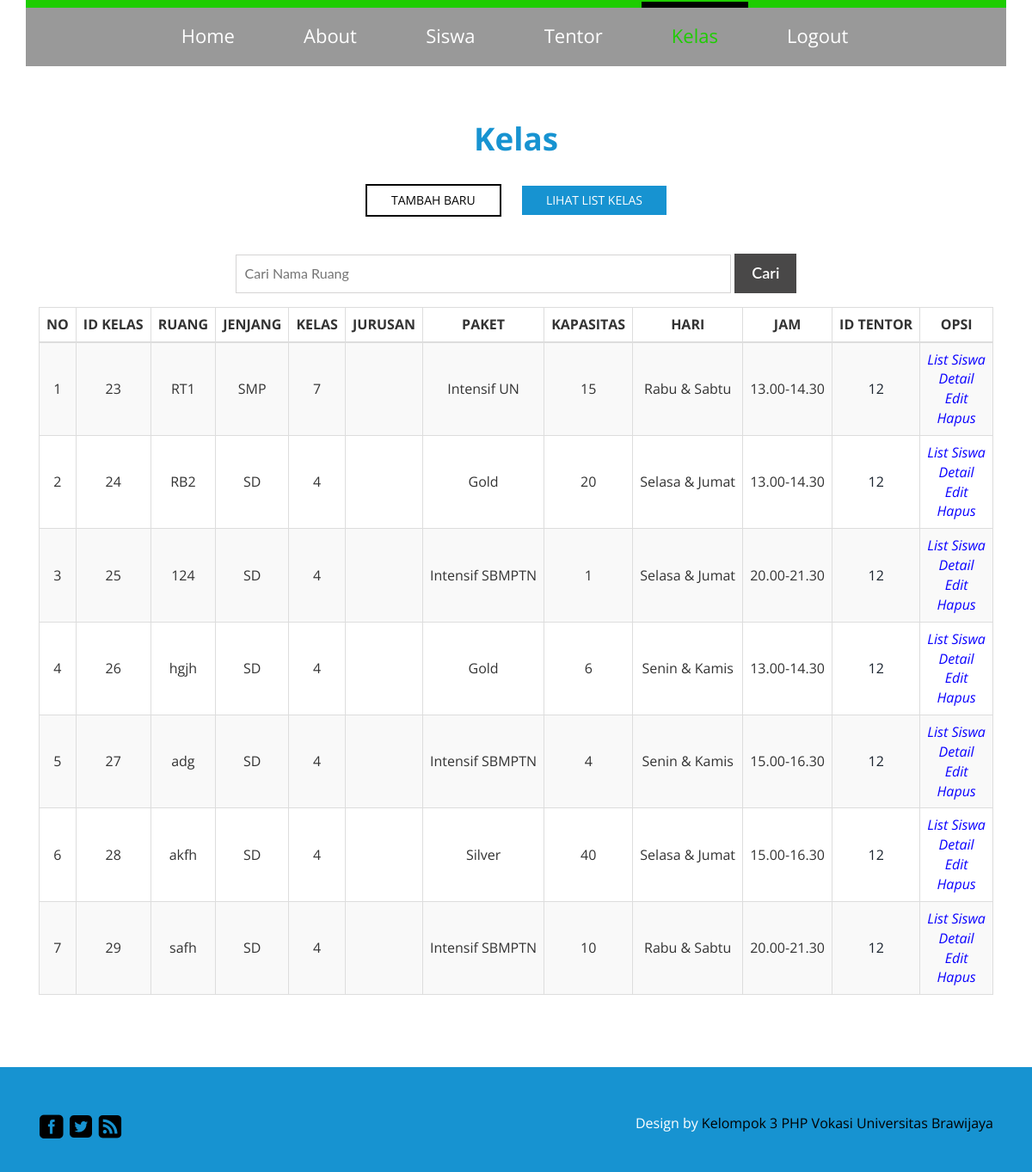
/kelas_list.php (signed in), run on the app's committed database.
### tables this page shows
CREATE TABLE IF NOT EXISTS `tb_kelas` (
  `id_kelas` int(10) NOT NULL,
  `nama_kelas` varchar(20) NOT NULL,
  `jenjang_kelas` varchar(5) NOT NULL,
  `tingkat_kelas` int(2) NOT NULL,
  `jurusan_kelas` varchar(3) DEFAULT NULL,
  `paket_kelas` varchar(15) NOT NULL,
  `kapasitas_kelas` int(2) NOT NULL,
  `hari_kelas` varchar(60) NOT NULL,
  `jam_kelas` varchar(60) NOT NULL,
  `id_tentor` int(10) NOT NULL
);

### kelas_list.php (the view, shortened to what this page needs)
<?php
	if(ISSET($_SESSION['username']))
	{
		?>
<!DOCTYPE html>
<html>
<head>
<link href="css/bootstrap.css" rel='stylesheet' type='text/css' />
<link href="css/style.css" rel='stylesheet' type='text/css' />
</head>
<body>
	<div class="banner1" id="home">
		<div class="container">
			<div class="header">
				<div class="menu">
					<ul class="nav" id="nav">
					<li><a href="index.php">Home</a></li>
					<li><a href="about.html">About</a></li>
					<li><a href="siswa_form.php">Siswa</a></li>
					<li><a href="tentor_form.php">Tentor</a></li>
					<li class="active"><a href="kelas_form.php">Kelas</a></li>
					<li><a href="logout.php">Logout</a></li>
					</ul>
				</div>
			</div>
		</div>
	</div>
	<div class="portfolios" id="portfolio">
		<div class="container">
			<h3 class="top-head w_hd">Kelas</h3>
			<ul id="filters" class="clearfix">
						<a href="kelas_form.php"><li><span class="filter">Tambah Baru</span></li></a>
						<a href="kelas_list.php"><li><span class="filter active">Lihat List Kelas</span></li></a>
					</ul>
				<div class="col-md-2 contact-left">
                </div>
				<div class="col-md-8 contact-left">
					<div class="contact-text">
                    <form method="post" action="kelas_cari.php">
                        <input type="text" class="abd" name="nama_kelas" placeholder="Cari Nama Ruang">
                        <input type="submit" value="Cari" name="cari_kelas">
                    </form>
                    </div>
                    </div>
				<div class="col-md-2 contact-left">
                </div>
				<div class="col-md-12 contact-left">
                    <table class="table table-striped table-bordered table-hover">
                        <thead>
                            <tr align="center">
                                <th style="text-align:center; vertical-align:middle">
                                    NO
                                </th>
                                <th style="text-align:center; vertical-align:middle">
                                    ID KELAS
                                </th>
                                <th style="text-align:center; vertical-align:middle">
                                    RUANG
                                </th>
                                <th style="text-align:center; vertical-align:middle">
                                    JENJANG
                                </th>
                                <th style="text-align:center; vertical-align:middle">
                                    KELAS
                                </th>
                                <th style="text-align:center; vertical-align:middle">
                                    JURUSAN
                                </th>
                                <th style="text-align:center; vertical-align:middle">
                                    PAKET
                                </th>
                                <th style="text-align:center; vertical-align:middle">
                                    KAPASITAS
                                </th>
                                <th style="text-align:center; vertical-align:middle">
                                    HARI
                                </th>
                                <th style="text-align:center; vertical-align:middle">
                                    JAM
                                </th>
                                <th style="text-align:center; vertical-align:middle">
                                    ID TENTOR
                                </th>
                                <th style="text-align:center; vertical-align:middle">
                                    OPSI
                                </th>
                            </tr>
                        </thead>
                        <tbody>
                            <?php
                                $daftar		= mysql_query("SELECT * FROM tb_kelas") or die (mysql_error());
								$I			= 1;
                                while($dataku = mysql_fetch_object($daftar))
                                {
									?>
									<tr>
										<td align="center" style="vertical-align:middle"><?php echo $I++; ?></td>
										<td align="center" style="vertical-align:middle"><?php echo $dataku->id_kelas; ?></td>
										<td style="vertical-align:middle"><?php echo $dataku->nama_kelas; ?></td>
										<td align="center" style="vertical-align:middle"><?php echo $dataku->jenjang_kelas; ?></td>
										<td align="center" style="vertical-align:middle"><?php echo $dataku->tingkat_kelas; ?></td>
										<td align="center" style="vertical-align:middle"><?php echo $dataku->jurusan_kelas; ?></td>
										<td style="vertical-align:middle"><?php echo $dataku->paket_kelas; ?></td>
										<td align="center" style="vertical-align:middle"><?php echo $dataku->kapasitas_kelas; ?></td>
										<td style="vertical-align:middle"><?php echo $dataku->hari_kelas; ?></td>
										<td style="vertical-align:middle"><?php echo $dataku->jam_kelas; ?></td>
										<td align="center" style="vertical-align:middle">
                                        	<a href="tentor_detail.php?id_tentor=<?php echo $dataku->id_tentor?>"><?php echo $dataku->id_tentor; ?></a>
                                        </td>
										<td align="center">
											<a href="kelas_siswa.php?id_kelas=<?php echo $dataku->id_kelas?>"><i style="color:#0A00FF">List Siswa</i></a><br />
											<a href="kelas_detail.php?id_kelas=<?php echo $dataku->id_kelas?>"><i style="color:#0A00FF">Detail</i></a><br />
											<a href="kelas_edit.php?id_kelas=<?php echo $dataku->id_kelas?>"><i style="color:#0A00FF">Edit</i></a><br />
											<a href="kelas_hapus.php?id_kelas=<?php echo $dataku->id_kelas?>"><i style="color:#0A00FF">Hapus</i></a>
										</td>
									</tr>
									<?php
                                }
                            ?>
                        </tbody>
                    </table>
					</div>
				</div>
			</div>
	<div class="footer">
		<div class="container">
			<div class="footer-main">
				<div class="col-md-6 footer-left">
					<ul>
						<li><a href="#"><span class="fb"> </span></a></li>
						<li><a href="#"><span class="twit"> </span></a></li>
						<li><a href="#"><span class="in"> </span></a></li>
					</ul>
				</div>
				<div class="col-md-6 footer-right">
					<p>Design by <a href="#">Kelompok 3 PHP Vokasi Universitas Brawijaya</a></p>
				</div>
				<div class="clearfix"> </div>
			</div>
		</div>
	</div>
</body>
</html>
        <?php
	}
	else
	{
		header('location:login_form.php?pesan=login');
		}
?>

### css/style.css (style rules this page uses)
h4, h5, h6, h1, h2, h3 { margin-top: 0; }
ul, ol { margin: 0; }
p { margin: 0; }
html, body { font-family: 'Open Sans', sans-serif; font-size: 100%; background:#fff; }
body a { transition:0.5s all; -webkit-transition:0.5s all; -moz-transition:0.5s all; -o-transition:0.5s all; -ms-transition:0.5s all; }
.menu { text-align: center; }
.menu li { display:inline-block; }
.menu li:first-child { margin-left:0; }
.menu li a { display: block; font-size: 22px; font-weight: 400; color: #fff; -webkit-transition: all 0.3s ease; -moz-transition: all 0.3s ease; -o-transition: all 0.3s ease; transition: all 0.3s ease; text-align: center; }
.menu li a:hover,.menu li.active a { color:#1dcd00; }
.nav:before, .nav:after { content: " "; display: table; }
.nav:after { clear: both; }
.nav li { border-top: 5px solid #1dcd00; margin: -7px 3px; }
.nav li:hover,.nav li.active { border-top: 7px solid #000; }
.nav > li > a { margin: 0px 10px; padding: 17px 25px 27px 25px; }
.header { background: rgba(0, 0, 0, 0.4); border-top: 9px solid #1dcd00; }
.footer { background:#1793d1; padding:2em 0px; }
.footer-left ul { padding:0px; }
.footer-left ul li { list-style:none; display:inline-block; }
.footer-left ul li span { background:url(../images/footer-sprit.png) no-repeat; width:30px; height:30px; display:block; transition:0.5s all; -webkit-transition:0.5s all; -moz-transition:0.5s all; -o-transition:0.5s all; -ms-transition:0.5s all; }
.footer-left ul li span.fb { background-position:0px 0px; }
.footer-left ul li span.twit { background-position:-30px 0px; }
.footer-left ul li span.in { background-position:-60px 0px; }
.footer-right p a { color: #000; }
.footer-right p { color: #fff; font-size:16px; text-align: right; }
.footer-main { margin-top: 22px; }
.contact-text input[type="text"] { width: 100%; color: #898888; outline: none; font-family: 'Lato', sans-serif; font-size: 16px; padding: 10px 10px; margin-bottom: 1em; border: solid 1px #D5D4D4; }
.contact-text input[type="text"].abd { width: 79%; color: #898888; outline: none; font-family: 'Lato', sans-serif; font-size: 16px; padding: 10px 10px; margin-bottom: 1em; border: solid 1px #D5D4D4; -webkit-appearance: none; }
.contact-text input[type="submit"] { border: none; outline: none; color: #fff; background: #494848; padding: 10px 20px; font-family: 'Lato', sans-serif; font-size: 18px; font-weight: 600; margin-top: 1.5em; -webkit-appearance: none; }
.portfolios { padding:4em 0px; text-align:center; }
.w_hd { color: #1793d1!important; font-size: 2.3em; font-weight: 700; }
ul#filters { padding: 0px; margin: 2em 0 1em 0px; }
#filters li { display: -webkit-inline-box; margin:0 10px; }
#filters li span { display: block; padding: 0.5em 2em; text-decoration: none; color: #010101; cursor: pointer; font-size: 0.875em; font-weight: 400; text-transform: uppercase; border: 2px solid #010101; }
#filters li span.active { background: #1793d1; color: #FFF; border:none; }
.container:after { content: "\0020"; display: block; height: 0; clear: both; visibility: hidden; }
.clearfix:before, .clearfix:after, .row:before, .row:after { content: '\0020'; display: block; overflow: hidden; visibility: hidden; width: 0; height: 0; }
.row:after, .clearfix:after { clear: both; }
.row, .clearfix { zoom: 1; }

### data on the page
tb_kelas: id_kelas "23", nama_kelas "RT1", jenjang_kelas "SMP", tingkat_kelas "7", paket_kelas "Intensif UN", kapasitas_kelas "15", hari_kelas "Rabu & Sabtu", jam_kelas "13.00-14.30", id_tentor "12"
tb_kelas: id_kelas "24", nama_kelas "RB2", jenjang_kelas "SD", tingkat_kelas "4", paket_kelas "Gold", kapasitas_kelas "20", hari_kelas "Selasa & Jumat", jam_kelas "13.00-14.30", id_tentor "12"
tb_kelas: id_kelas "25", nama_kelas "124", jenjang_kelas "SD", tingkat_kelas "4", paket_kelas "Intensif SBMPTN", kapasitas_kelas "1", hari_kelas "Selasa & Jumat", jam_kelas "20.00-21.30", id_tentor "12"
tb_kelas: id_kelas "26", nama_kelas "hgjh", jenjang_kelas "SD", tingkat_kelas "4", paket_kelas "Gold", kapasitas_kelas "6", hari_kelas "Senin & Kamis", jam_kelas "13.00-14.30", id_tentor "12"
tb_kelas: id_kelas "27", nama_kelas "adg", jenjang_kelas "SD", tingkat_kelas "4", paket_kelas "Intensif SBMPTN", kapasitas_kelas "4", hari_kelas "Senin & Kamis", jam_kelas "15.00-16.30", id_tentor "12"
tb_kelas: id_kelas "28", nama_kelas "akfh", jenjang_kelas "SD", tingkat_kelas "4", paket_kelas "Silver", kapasitas_kelas "40", hari_kelas "Selasa & Jumat", jam_kelas "15.00-16.30", id_tentor "12"
tb_kelas: id_kelas "29", nama_kelas "safh", jenjang_kelas "SD", tingkat_kelas "4", paket_kelas "Intensif SBMPTN", kapasitas_kelas "10", hari_kelas "Rabu & Sabtu", jam_kelas "20.00-21.30", id_tentor "12"
